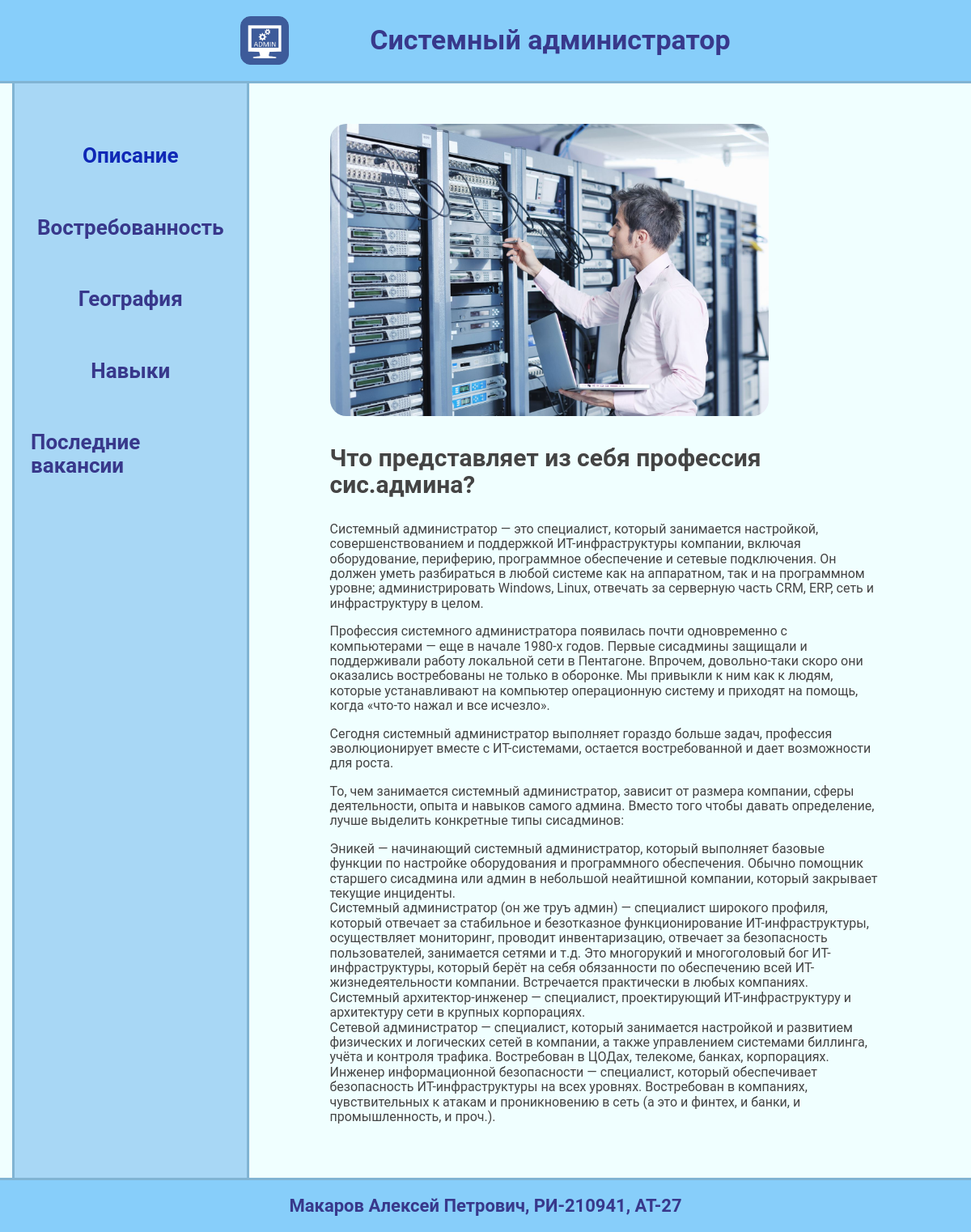
The page / on the database its author committed.
### vacancies/models.py (models this page shows, shortened)
class AboutProfession(models.Model):
    title = models.TextField(null=True, verbose_name='Заголовок к тексту', )
    image = models.ImageField(null=True, default='', upload_to='images/%Y/%m/%d/', verbose_name='Изображения к тексту')
    text = models.TextField(null=True, verbose_name='Текст описания', )
    class Meta:
        verbose_name = 'Описание профессии'
        verbose_name_plural = 'Описание профессии'

### vacancies/views.py (the view)
# urls.py: path('', index, name='main'),
def index(request):
    description = AboutProfession.objects.all()
    context = {
        'title': 'Системный-администратор',
        'description': description,
    }
    return render(request, 'vacancies/index.html', context=context)

### vacancies/templates/vacancies/index.html
{% extends 'vacancies/base.html' %}
{% load static %}
{% block content %}
	{% for p in description %}
		{% autoescape on %}
			<img class="main__img" src="{{ p.image.url }}" alt="Системный администратор" width="80%">
			<h2 class="main__title title-reset">{{ p.title }}</h2>
			<p class="main__description paragraph__reset">{{ p.text|linebreaks }}</p>
		{% endautoescape %}
	{% endfor %}
{% endblock %}

### vacancies/static/vacancies/css/main.css (style rules this page uses)
html { box-sizing: border-box; }
*, *::before, *::after { box-sizing: inherit; font-family: 'Roboto', sans-serif; }
body { min-width: 1200px; font-weight: 400; color: #444; background-color: azure; }
img { max-width: 100%; }
.title-reset, .paragraph-reset { margin: 0; font-style: normal; }
.main__img { margin-bottom: 30px; border-radius: 20px; }
.main__title { font-family: inherit; font-weight: 700; line-height: 1.1; font-size: 30px; margin-bottom: 30px; }
.main__description { font-family: inherit; font-weight: 500; line-height: 1.1; font-size: 18 px; }

### rows shown on the page
AboutProfession: image (picture), title "Что представляет из себя профессия сис.админа?", text "Системный администратор — это специалист, который занимается настройкой, совершенствованием и поддержкой ИТ-инфраструктуры компании, включая оборудование, периферию, программное обеспечение и сетевые подключения. Он должен уметь разбираться в любой системе как на аппаратном, так и на программном уровне; администрировать Windows, Linux, отвечать за серверную часть CRM, ERP, сеть и инфраструктуру в целом. Профессия системного администратора появилась почти одновременно с компьютерами — еще в начале 1980-х годов. Первые сисадмины защищали и поддерживали работу локальной сети в Пентагоне. Впрочем, довольно-таки скоро они оказались востребованы не только в оборонке. Мы привыкли к ним как к…"
